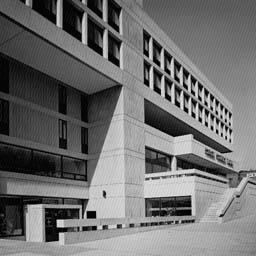
%> input picture xbank.jpg, 256 x 256 px
$ octave HW5main.m   (GNU Octave 9; MATLAB toolbox functions it lacks are replaced by stand-ins)
%> lines starting %> are read from the running program, lines starting %| are printed output that depends on the picture
%%%%% Homework 5 -- EE542
%%%%% by Jiaming Chen
%%%%% 10-06-2017
clear
close all

file_name = input('type the name of the image file to process :','s');
%> the answer given: xbank.jpg
f = imread(file_name);
%> f is the input picture: size 256x256 uint8; min 0, max 236, mean 111.4
% f = imread('xbank.jpg');
%%  Building Laplacian of Gaussian kernel
%initialize LoG tests
test.sigma = [];
test.kernel = [];
test.conv = [];
test.edge_map = [];
test.threshold = [];
LoG = repmat(test,3,1);
LoG(1).sigma = 1;LoG(2).sigma = 1.5;LoG(3).sigma = 2;
clear test

for i = 1:3

    size_ = 3*LoG(i).sigma;% at least three times the size of central lobe (~standard deviation)
    LoG(i).kernel = zeros(2*size_+1,2*size_+1);
    %building kernel
    for x= -size_:size_
        for y= -size_:size_
            LoG(i).kernel(x+size_+1,y+size_+1) = exp(- (x^2+y^2) /...
                (2*LoG(i).sigma^2)) * (x^2+y^2- (2*LoG(i).sigma^2)) / LoG(i).sigma^4;
        end
    end

end

figure;
subplot(1,3,1);mesh(-LoG(1).kernel);title('LoG Filter Impulse Response (sigma=1.0)');
subplot(1,3,2);mesh(-LoG(2).kernel);title('LoG Filter Impulse Response (sigma=1.5)');
subplot(1,3,3);mesh(-LoG(3).kernel);title('LoG Filter Impulse Response (sigma=2.0)');
%> after `title('LoG Filter Impulse Response (sigma=2.0)')`:
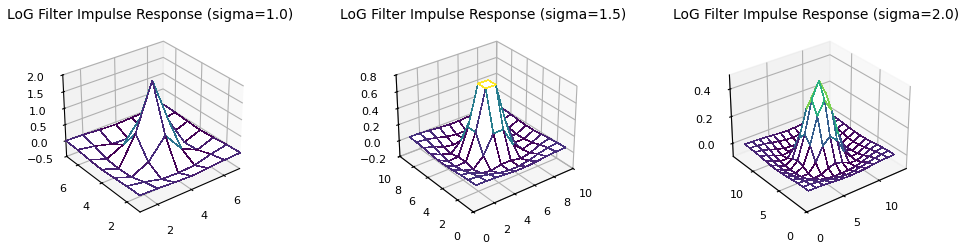
%> figure redrawn from the program's plot data, 3 panels

%% convolution and edge map
for i = 1:3
    LoG(i).conv = conv2(LoG(i).kernel,double(f));
    LoG(i).edge_map = true(size(LoG(i).conv));%initialize edge map
    % find the positive values location, zero-crossing points are where
    % there're discontinuties among those locations
    [row,col] = find(diff(LoG(i).conv>0)~=0);%diff -> differences in x direction
    for p = 1:length(row)
        LoG(i).edge_map(row(p),col(p)) = false; % flip the points to 0
    end
end
%> after the loop, LoG = 3 items; sigma: 1, 1.5, 2

figure;
subplot(2,2,1);imshow(f);title('original image');
subplot(2,2,2);imshow(LoG(1).edge_map);title('LoG Edge Map (sigma=1.0)');
%> after `imshow(LoG(1).edge_map)`:
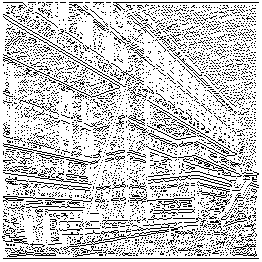
%> displayed picture: size 262x262 logical; 78.8% white; black in thin lines or dots
subplot(2,2,3);imshow(LoG(2).edge_map);title('LoG Edge Map (sigma=1.5)');
subplot(2,2,4);imshow(LoG(3).edge_map);title('LoG Edge Map (sigma=2.0)');
%> after `imshow(LoG(3).edge_map)`:
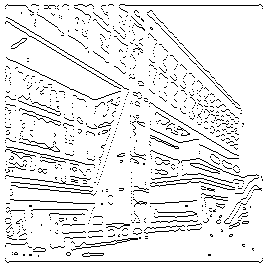
%> displayed picture: size 268x268 logical; 91.6% white; black in thin lines or dots

%% thresholding test
for T = 60:10:90

for i = 1:3

    devs = diff(LoG(i).conv);
    %use the derivatives percentail to as the thresholding value
    LoG(i).threshold = prctile(abs(devs(:)),T);

    LoG(i).edge_map = true(size(LoG(i).conv));%initialize edge map
    [row,col] = find(diff(LoG(i).conv>0)~=0 & abs(devs)>LoG(i).threshold);%diff -> differences in x direction
    for p = 1:length(row)
        LoG(i).edge_map(row(p),col(p)) = false; % flip the points to 0
    end

end


figure;
subplot(2,2,1);imshow(f);title('original image');
subplot(2,2,2);imshow(LoG(1).edge_map);
title(['LoG Edge Map ' '(sigma=' num2str(LoG(1).sigma) ',threshold=' num2str(LoG(1).threshold) ')']);
subplot(2,2,3);imshow(LoG(2).edge_map);
title(['LoG Edge Map ' '(sigma=' num2str(LoG(2).sigma) ',threshold=' num2str(LoG(2).threshold) ')']);
subplot(2,2,4);imshow(LoG(3).edge_map);
title(['LoG Edge Map ' '(sigma=' num2str(LoG(3).sigma) ',threshold=' num2str(LoG(3).threshold) ')']);

end
%> this loop made 4 passes
%> pass 1, `imshow(LoG(1).edge_map)`:
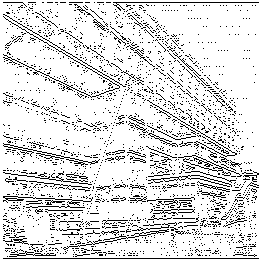
%> displayed picture: size 262x262 logical; 86.7% white; black in thin lines or dots
%> pass 1, `imshow(LoG(2).edge_map)`:
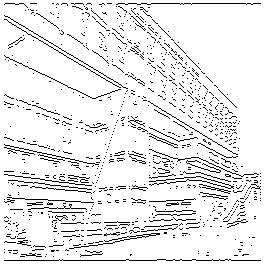
%> displayed picture: size 265x265 logical; 91.5% white; black in thin lines or dots
%> pass 1, `imshow(LoG(3).edge_map)`:
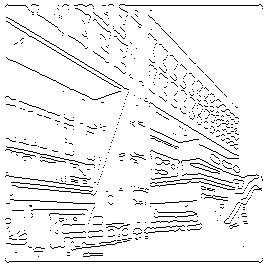
%> displayed picture: size 268x268 logical; 93.5% white; black in thin lines or dots
%> pass 2, `imshow(LoG(1).edge_map)`:
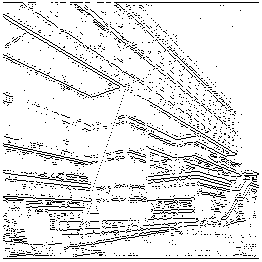
%> displayed picture: size 262x262 logical; 89.5% white; black in thin lines or dots
%> after the loop, LoG = 3 items; sigma and threshold: 1 105.7, 1.5 100, 2 88.31

$ run again, with duBois.jpg copied over xbank.jpg
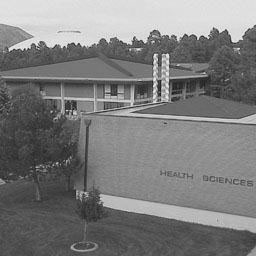
%> input picture duBois.jpg, 256 x 256 px
%> f is the input picture: size 256x256 uint8; min 20, max 242, mean 124.2
%> after the loop `for i = 1:3`: LoG = 3 items; sigma: 1, 1.5, 2
%> `imshow(LoG(1).edge_map)`:
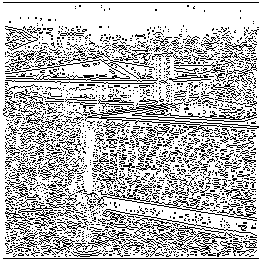
%> displayed picture: size 262x262 logical; 73.6% white; black in thin lines or dots
%> the loop `for T = 60:10:90` made 4 passes
%> pass 2, `imshow(LoG(1).edge_map)`:
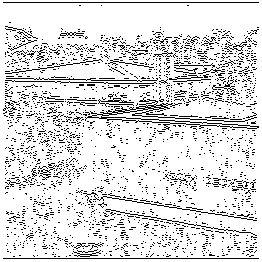
%> displayed picture: size 262x262 logical; 86.6% white; black in thin lines or dots
%> after the loop `for T = 60:10:90`: LoG = 3 items; sigma and threshold: 1 87.58, 1.5 72.8, 2 62.4

$ run again, with igardens.jpg copied over xbank.jpg
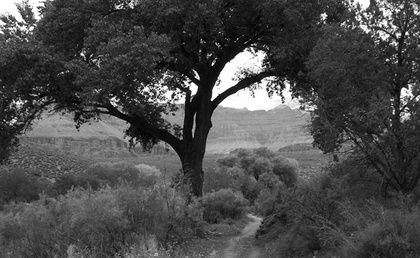
%> input picture igardens.jpg, 420 x 258 px, shrunk from 597 x 367 before the run
%> f is the input picture: size 258x420 uint8; min 0, max 255, mean 74
%> after the loop `for i = 1:3`: LoG = 3 items; sigma: 1, 1.5, 2
%> `imshow(LoG(1).edge_map)`:
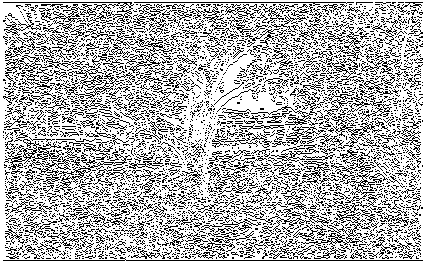
%> displayed picture: size 264x426 logical; 70.6% white; black in thin lines or dots
%> the loop `for T = 60:10:90` made 4 passes
%> pass 2, `imshow(LoG(1).edge_map)`:
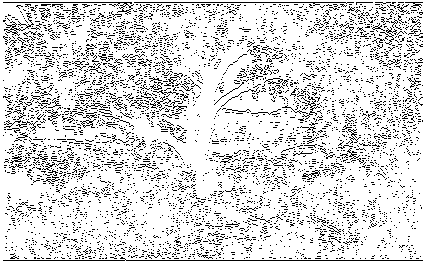
%> displayed picture: size 264x426 logical; 85.3% white; black in thin lines or dots
%> after the loop `for T = 60:10:90`: LoG = 3 items; sigma and threshold: 1 94.76, 1.5 69.66, 2 54.84

$ run again, with maui.jpg copied over xbank.jpg
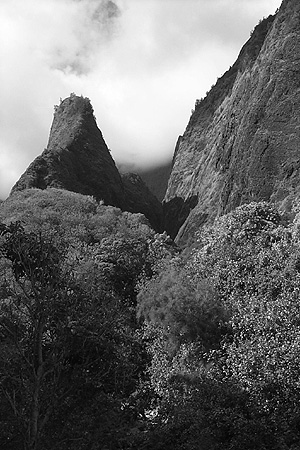
%> input picture maui.jpg, 300 x 450 px
%> f is the input picture: size 450x300 uint8; min 0, max 255, mean 104.2
%> after the loop `for i = 1:3`: LoG = 3 items; sigma: 1, 1.5, 2
%> the loop `for T = 60:10:90` made 4 passes
%> pass 2, `imshow(LoG(1).edge_map)`:
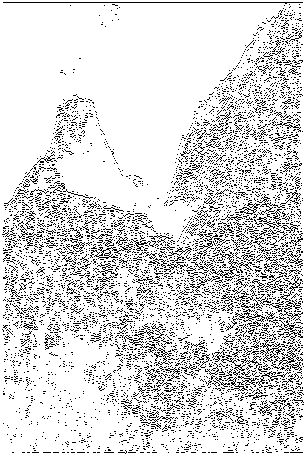
%> displayed picture: size 456x306 logical; 85.2% white; black in thin lines or dots
%> after the loop `for T = 60:10:90`: LoG = 3 items; sigma and threshold: 1 131.2, 1.5 72.37, 2 47.99
